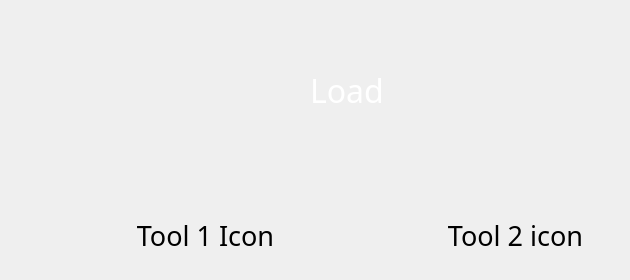
  <widget class="QWidget" name="load_tool_page">
   <widget class="CustomQPushButton" name="load_tool_1_icon_btn">
    <property name="geometry">
     <rect>
      <x>100</x>
      <y>200</y>
      <width>211</width>
      <height>71</height>
     </rect>
    </property>
    <property name="minimumSize">
     <size>
      <width>10</width>
      <height>10</height>
     </size>
    </property>
    <property name="font">
     <font>
      <family>Momcake</family>
      <pointsize>20</pointsize>
      <italic>false</italic>
      <stylestrategy>PreferAntialias</stylestrategy>
     </font>
    </property>
    <property name="mouseTracking">
     <bool>false</bool>
    </property>
    <property name="tabletTracking">
     <bool>true</bool>
    </property>
    <property name="contextMenuPolicy">
     <enum>Qt::NoContextMenu</enum>
    </property>
    <property name="layoutDirection">
     <enum>Qt::LeftToRight</enum>
    </property>
    <property name="styleSheet">
     <string notr="true"/>
    </property>
    <property name="text">
     <string>Tool 1 Icon</string>
    </property>
    <property name="autoDefault">
     <bool>false</bool>
    </property>
    <property name="flat">
     <bool>true</bool>
    </property>
    <property name="class" stdset="0">
     <string>menu_btn</string>
    </property>
    <property name="borderLeftPixmap" stdset="0">
     <pixmap/>
    </property>
    <property name="borderCenterPixmap" stdset="0">
     <pixmap/>
    </property>
    <property name="borderRightPixmap" stdset="0">
     <pixmap/>
    </property>
   </widget>
   <widget class="QLabel" name="load_title_label">
    <property name="geometry">
     <rect>
      <x>310</x>
      <y>60</y>
      <width>71</width>
      <height>61</height>
     </rect>
    </property>
    <property name="font">
     <font>
      <family>Momcake</family>
      <pointsize>24</pointsize>
     </font>
    </property>
    <property name="styleSheet">
     <string notr="true">background: transparent; color: white;</string>
    </property>
    <property name="text">
     <string>Load</string>
    </property>
    <property name="class" stdset="0">
     <string>title_text</string>
    </property>
   </widget>
   <widget class="CustomQPushButton" name="loadtool_2_icon_btn">
    <property name="geometry">
     <rect>
      <x>410</x>
      <y>200</y>
      <width>211</width>
      <height>71</height>
     </rect>
    </property>
    <property name="minimumSize">
     <size>
      <width>10</width>
      <height>10</height>
     </size>
    </property>
    <property name="font">
     <font>
      <family>Momcake</family>
      <pointsize>20</pointsize>
      <italic>false</italic>
      <stylestrategy>PreferAntialias</stylestrategy>
     </font>
    </property>
    <property name="mouseTracking">
     <bool>false</bool>
    </property>
    <property name="tabletTracking">
     <bool>true</bool>
    </property>
    <property name="contextMenuPolicy">
     <enum>Qt::NoContextMenu</enum>
    </property>
    <property name="layoutDirection">
     <enum>Qt::LeftToRight</enum>
    </property>
    <property name="styleSheet">
     <string notr="true"/>
    </property>
    <property name="text">
     <string>Tool 2 icon</string>
    </property>
    <property name="autoDefault">
     <bool>false</bool>
    </property>
    <property name="flat">
     <bool>true</bool>
    </property>
    <property name="class" stdset="0">
     <string>menu_btn</string>
    </property>
    <property name="borderLeftPixmap" stdset="0">
     <pixmap/>
    </property>
    <property name="borderCenterPixmap" stdset="0">
     <pixmap/>
    </property>
    <property name="borderRightPixmap" stdset="0">
     <pixmap/>
    </property>
   </widget>
  </widget>
